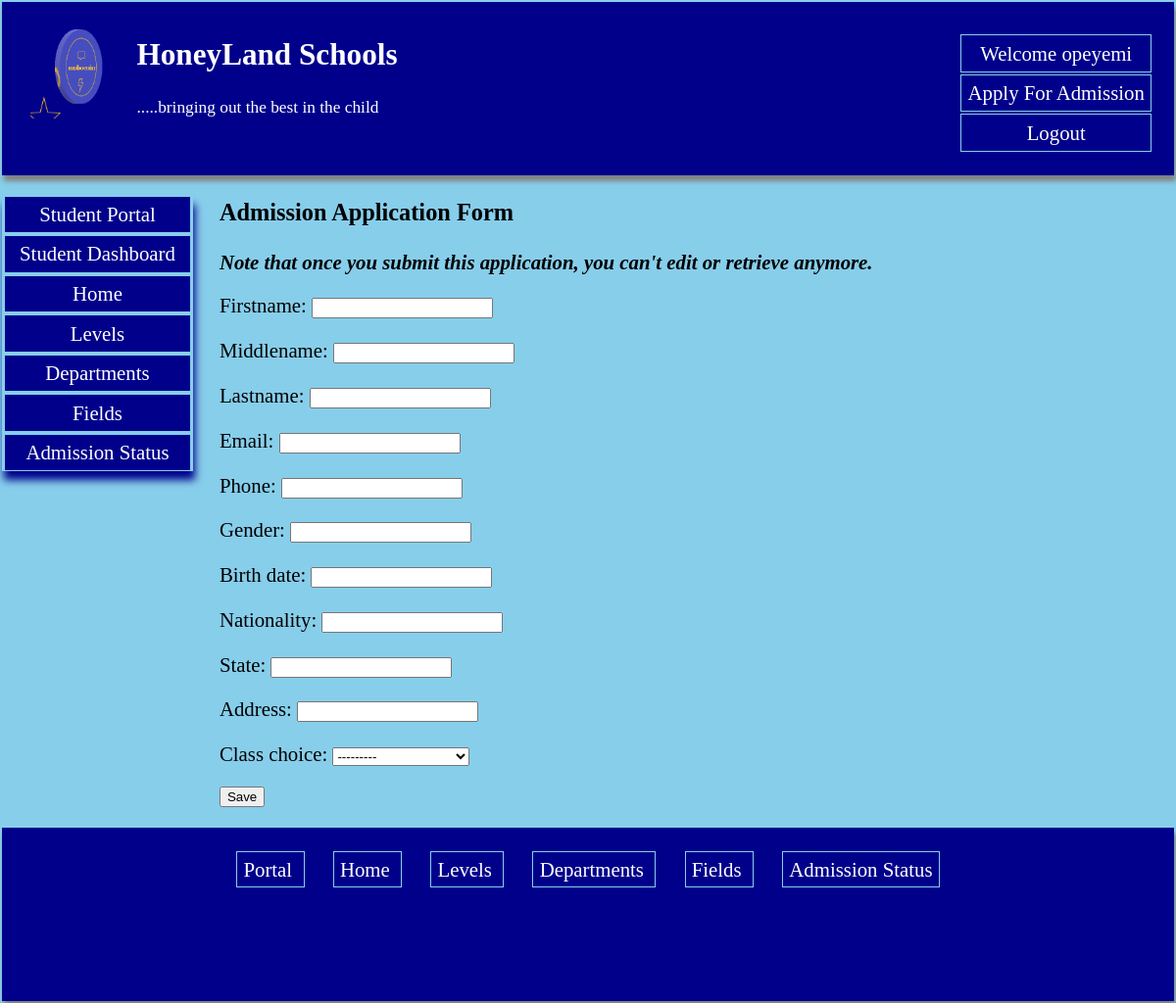
The app's page /portal/apply/ (signed in) with its own data.
### profiles/models.py (models this page shows, shortened)
class CustomUser(AbstractUser):
    phone = models.IntegerField(null=True,  unique=True)
    country = models.CharField(max_length=200,  blank=True)
    state = models.CharField(max_length=200,  blank=True)
    is_student = models.BooleanField(default=0)
    is_teacher = models.BooleanField(default=0)
    mailing_address = models.CharField(max_length=200,  blank=True)

class Logo(models.Model):
    name = models.CharField(max_length=200, null=True)
    image = models.ImageField(upload_to='media/')

### studentportal/views.py (the view, shortened to what this page needs)
# urls.py: path('portal/apply/', views.ApplicationForm.as_view(), name= 'apply'),
class ApplicationForm(LoginRequiredMixin, FormView):
    model = Apply
    form_class = Applyform
    template_name = 'application.html'
    redirect_authenticated_user = True
    def get(self, *args, **kwargs):
        if self.model.objects.filter(nickname=self.request.user).exists():
            return redirect('admissionstat')
        else:
            return super(ApplicationForm, self).get(*args, **kwargs)
    def get_context_data(self, **kwargs):
        context = super().get_context_data(**kwargs)
        context['logo'] = Logo.objects.all()
        return context

### studentportal/forms.py
class Applyform(forms.ModelForm):
    class Meta:
        model = Apply
        fields = '__all__'
        exclude = ['nickname', 'slug']

### profiles/models.py (called while the page is built)
    def __str__(self):
        return self.class_name

### studentportal/templates/application.html (shortened to what this page needs)
{% extends 'baseportal.html' %}
{% block content   %}
{% if  not request.user.is_teacher  %}
<h3> Admission Application Form </h3>
<p><b><i>Note that once you submit this application, you can't edit or retrieve anymore. </i></b></p>
<form method ='POST' enctype ="multipart/form-data">
  {{form.as_p}}
  <input type='submit'  value ='Save'/>
</form>
{% else %}
  <p style='color: red; font-size: 1em; text-align: center;padding: 3em;'> <b> Back off! You are not permitted to be here!! </b></p>
{% endif %}
{% endblock %}

### studentportal/templates/baseportal.html (shortened to what this page needs)
<head>
</head>
<body style ='margin: 0em; padding: 0.1em; font-size: 1.3em;  background: skyblue;'   >
    <header style= 'box-shadow: 2px 6px 5px grey;margin: 0em; padding-left: 1em; padding-right: 1em; padding-top: 0.5em; height: 8em;
    background: darkblue; color: white;'>
    {% if   request.user.is_superuser or  request.user.is_authenticated %}
    <ul class='nav' style='float: right; list-style-type: none;' >
   <li> <a  style ='color: white; ' href = "#"> Welcome {{user}} </a></li>
   <li><a  style ='color: white; ' href ='{% url "apply" %}'> Apply For Admission </a></li>
    <li><a  style ='color: white; ' href ='{% url "portallogout" %}'> Logout </a></li>
    </ul>
    {% endif %}
    {% for log in logo  %}
    <img style="backgrond: skyblue; float: left; margin: 0.4em; width: 100px; height: 100px;" src ="{{log.image.url}}"  >
{% endfor %}
<h2 style='text-align: left'><a style='color: white;' href='{% url "home" %}'>HoneyLand Schools</a></h2>
<p style='text-align: left'> <small> .....bringing out the best in the child </small></p>
    </header>
<div class ='cover'>
<nav >
    <ul class ='nav' style =' padding:0;  list-style-type: none;'>
        {% if request.user.is_student or request.user.is_superuser %}
        <li><a href ='{% url "portal" %}'> Student Portal </a></li>
        {% endif %}
{% if request.user.is_student or request.user.is_superuser %}
        <li><a href ='{% url "studentdashboardlink" %}'> Student Dashboard </a></li>
        {% endif %}
        <li><a href ='{% url "home" %}'> Home </a></li>
        <li> <a href ='{% url "levels" %}'> Levels </a> </li>
        <li> <a href ='{% url "departments" %}'> Departments </a> </li>
        <li><a href ='{% url "fields" %}'> Fields </a></li>
        <li><a  style ='color: white; ' href ='{% url "admissionstat" %}'> Admission Status </a></li>
    </nav>
<section style='padding-right: 0.5em'>
{% block content %}
{% endblock %}
</section>
</div>
<footer style= 'box-shadow: 2px 6px 5px grey;margin: 0em; padding-left: 1em; padding-right: 1em; padding-top: 0.5em; height: 8em;
    background: darkblue; color: white;'>
    <nav>
        <ul class ='navfooter' style =' padding:0;  list-style-type: none;'>
            {% if request.user.is_student or request.user.is_superuser  %}
            <li><a href ='{% url "studentdashboardlink" %}'>  Portal </a></li>
            {% endif %}
            <li><a href ='{% url "home" %}'> Home </a></li>
            <li> <a href ='{% url "levels" %}'> Levels </a> </li>
            <li> <a href ='{% url "departments" %}'> Departments </a> </li>
            <li><a href ='{% url "fields" %}'> Fields </a></li>
            <li><a  style ='color: white; ' href ='{% url "admissionstat" %}'> Admission Status </a></li>
    </nav>
</footer>
</body>

### studentportal/templates/baseportal.html (style rules this page uses)
a { text-decoration: none; }
.cover { display: grid; grid-template-columns: 2fr 10fr; grid-gap: 1.3em; }
.nav { box-shadow: 2px 9px 8px darkblue; }
.nav li { color: white; background: darkblue; margin: 0.1em; text-align: center; border: 1px solid skyblue; }
.nav li a { padding: 0.3em; display: block; color: white; }
.navfooter { text-align: center; box-shadow: 2px 9px 8px darkblue; }
.navfooter li { color: white; padding: 0.6em; display: inline; background: darkblue; margin: 0.1em; text-align: center; }
.navfooter li a { padding: 0.3em; color: white; border: 1px solid skyblue; }

### records on screen
CustomUser: username "opeyemi"
Logo: image (picture)
